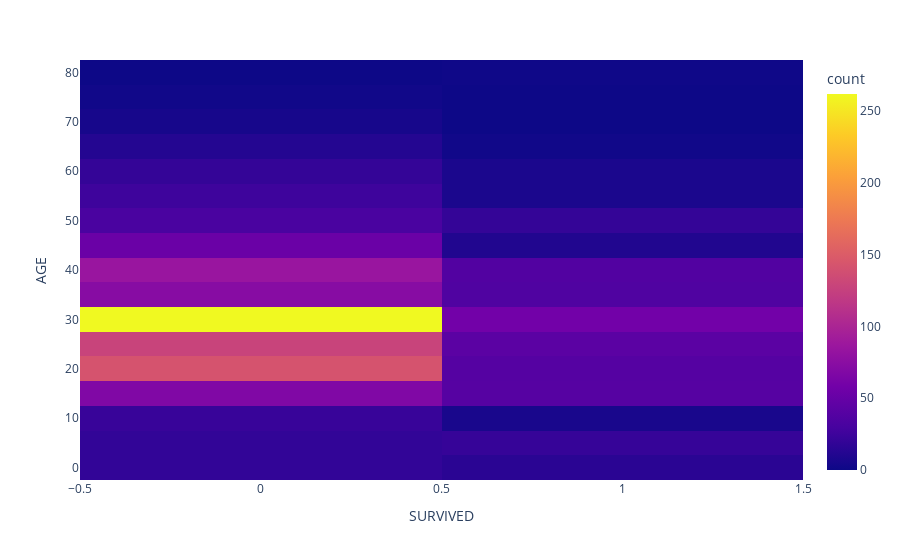

The code cell stored with this chart in its notebook:
### Code cell
fig = px.density_heatmap(titanic_df, x="SURVIVED", y="AGE")
fig.show()

### Figure 1 — Plotly figure (JSON) as saved in the notebook; plotly's stock layout.template omitted (floating-point values rounded to 4 significant figures; data arrays with more than 128 entries replaced by an {"elided": "..."} marker saying what was removed)
{"data": [{"coloraxis": "coloraxis", "hovertemplate": "SURVIVED=%{x}<br>AGE=%{y}<br>count=%{z}<extra></extra>", "name": "", "type": "histogram2d", "x": {"elided": "1309 int values"}, "xaxis": "x", "xbingroup": "x", "y": {"elided": "1309 float values"}, "yaxis": "y", "ybingroup": "y"}], "layout": {"coloraxis": {"colorbar": {"title": {"text": "count"}}, "colorscale": [[0, "#0d0887"], [0.1111, "#46039f"], [0.2222, "#7201a8"], [0.3333, "#9c179e"], [0.4444, "#bd3786"], [0.5556, "#d8576b"], [0.6667, "#ed7953"], [0.7778, "#fb9f3a"], [0.8889, "#fdca26"], [1, "#f0f921"]]}, "legend": {"tracegroupgap": 0}, "margin": {"t": 60}, "xaxis": {"anchor": "y", "domain": [0, 1], "title": {"text": "SURVIVED"}}, "yaxis": {"anchor": "x", "domain": [0, 1], "title": {"text": "AGE"}}}}
